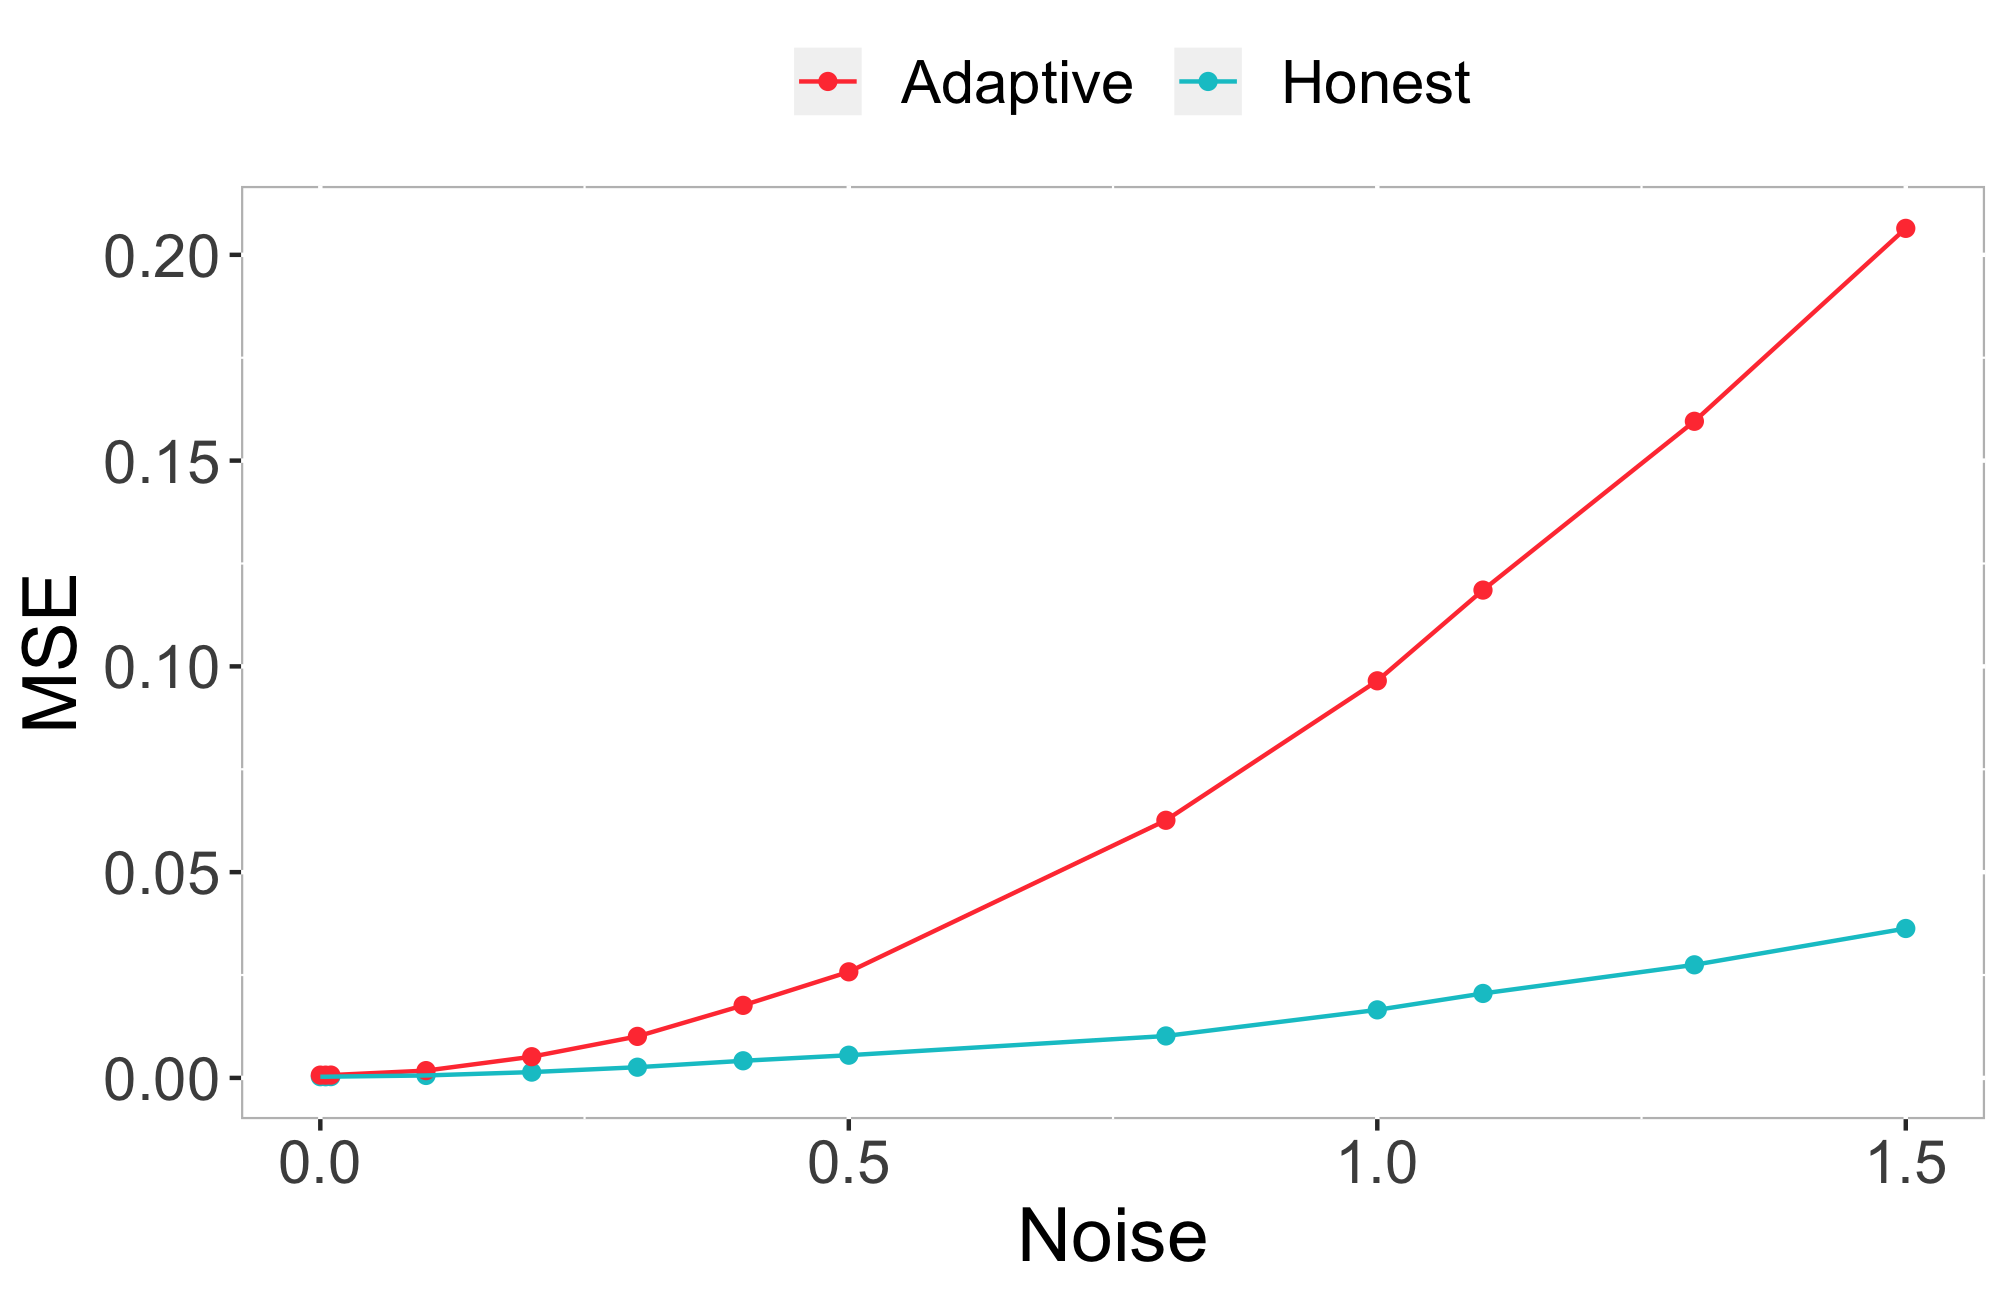

This figure's R source:
# Visualization of results of simulation on data drawn according to design 4

library(ggplot2)
library(tidyverse)

load("04_Honesty/01_Noise_nonlinear.RData")

df <- result %>%
  select(noise, honest.mse, adaptive.mse) %>%
  gather(key="method", value="value", -noise)

ggplot(df, aes(x=noise, y=value, color=method)) +
  geom_point() +
  geom_line() +
  scale_color_manual(values = c("brown1", "turquoise3"), labels=c("Adaptive", "Honest")) +
  theme(panel.background = element_rect(fill="white",colour="grey"), text = element_text(size=18),  legend.title = element_blank(), legend.position = "top") +
  labs(y="MSE", x="Noise")

ggsave("04_Honesty/01_Figure7.png", width=17, height = 11, units = "cm")
